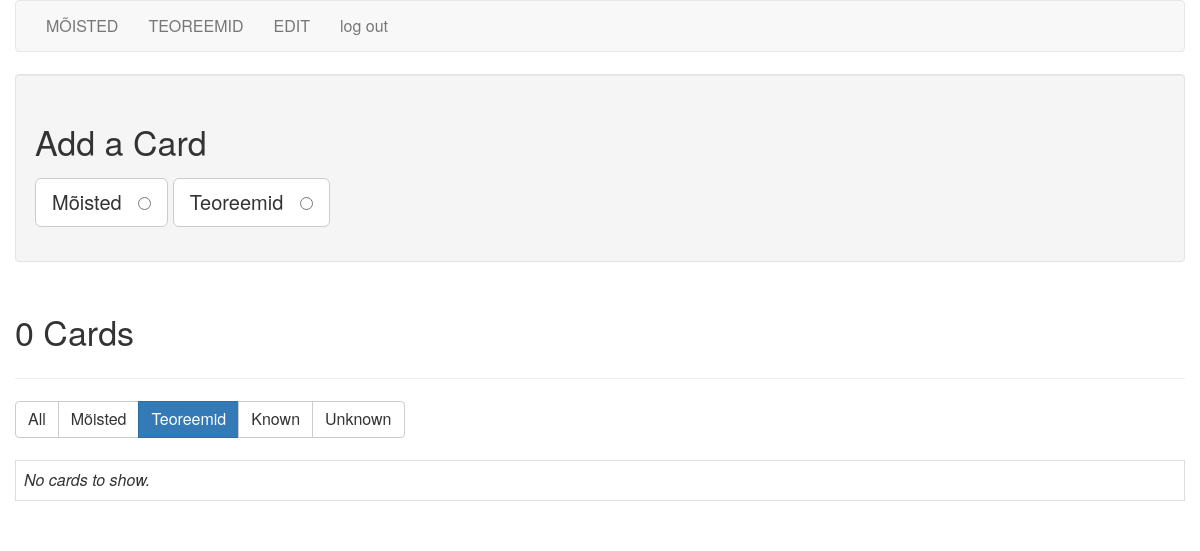
/filter_cards/code (signed in), run on an earlier commit of the app's database.
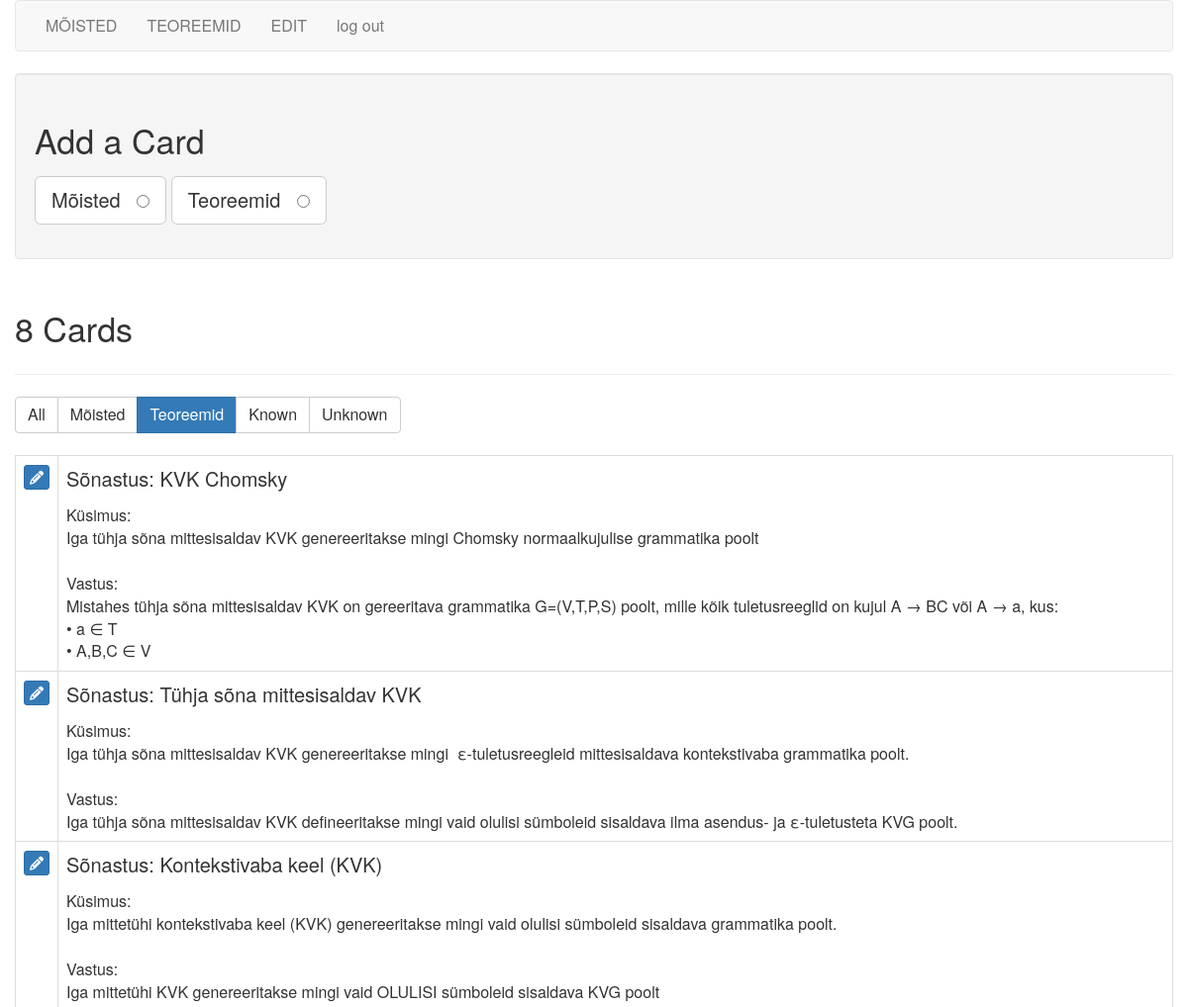
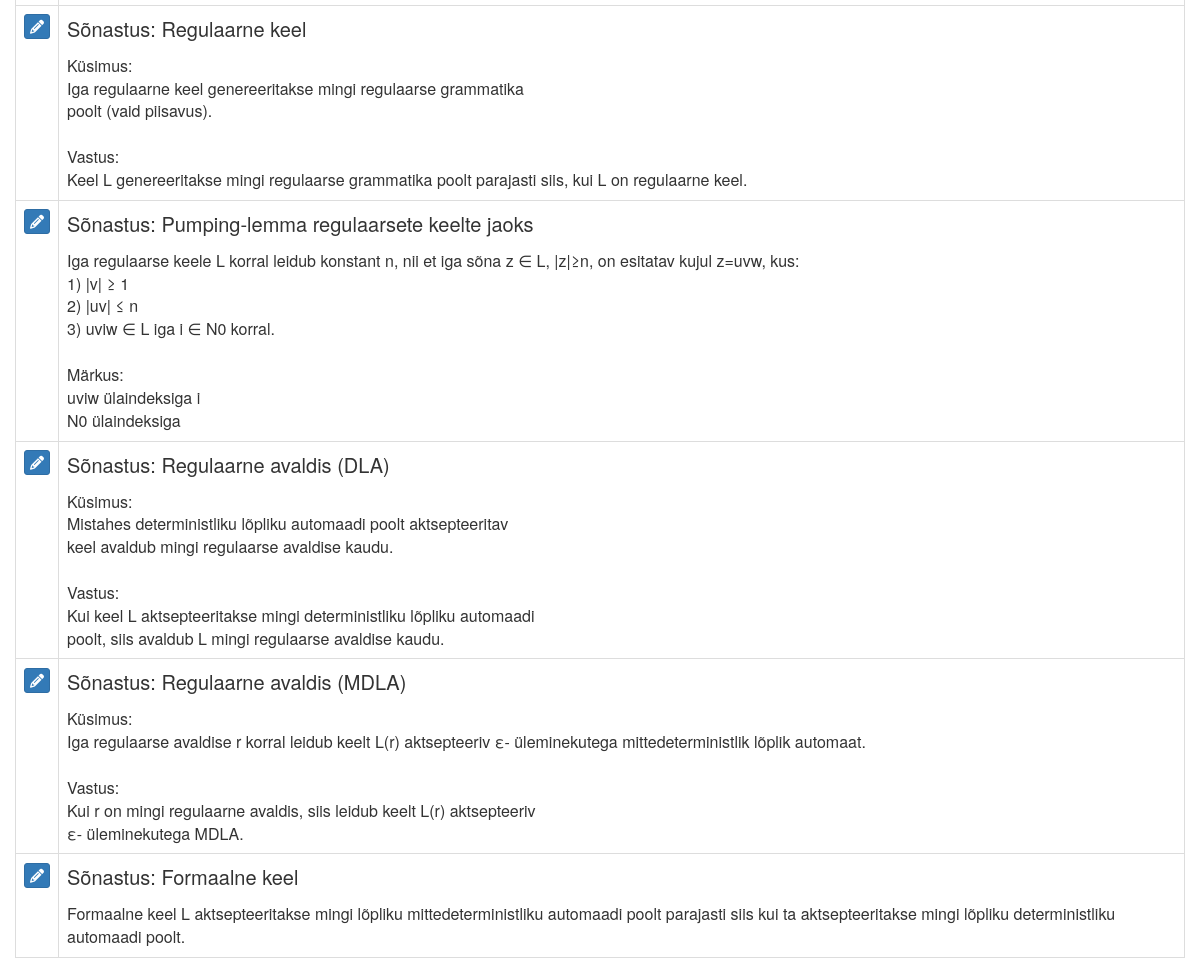
And on a later commit of the database (2 pictures, top to bottom).
### tables this page shows
CREATE TABLE cards (
  id integer primary key autoincrement,
  type tinyint not null, /* 1 for vocab, 2 for code */
  front text not null,
  back text not null,
  known boolean default 0
);

### flash_cards.py (the view)
@app.route('/filter_cards/<filter_name>')
def filter_cards(filter_name):
    if not session.get('logged_in'):
        return redirect(url_for('login'))
    filters = {
        "all": "where 1 = 1",
        "general": "where type = 1",
        "code": "where type = 2",
        "known": "where known = 1",
        "unknown": "where known = 0",
    }
    query = filters.get(filter_name)
    if not query:
        return redirect(url_for('cards'))
    db = get_db()
    fullquery = "SELECT id, type, front, back, known FROM cards " + query + " ORDER BY id DESC"
    cur = db.execute(fullquery)
    cards = cur.fetchall()
    return render_template('cards.html', cards=cards, filter_name=filter_name)

### flash_cards.py (called while the page is built)
def connect_db():
    rv = sqlite3.connect(app.config['DATABASE'])
    rv.row_factory = sqlite3.Row
    return rv

def get_db():
    if not hasattr(g, 'sqlite_db'):
        g.sqlite_db = connect_db()
    return g.sqlite_db

### templates/cards.html (shortened to what this page needs)
{% extends "layout.html" %}
{% block body %}
    <div class="well editPanel">
        <h2>Add a Card</h2>
        <form action="{{ url_for('add_card') }}" method="post" class="cardForm">
            <div class="form-group">
                <label for="general" class="toggleButton btn btn-default btn-lg">Mõisted &nbsp;
                    <input type="radio" name="type" value="1" id="general"/>
                </label>
                <label for="code" class="toggleButton btn btn-default btn-lg">Teoreemid &nbsp;
                    <input type="radio" name="type" value="2" id="code"/>
                </label>
            </div>
        </form>
    </div>
    <div class="page-header">
        <h2>{{ cards|length }} Card{{ '' if (cards|length == 1) else 's' }}</h2>
    </div>
    <div class="btn-group btn-group-md" role="group" aria-label="filters">
        <a href="{{ url_for('filter_cards', filter_name="all") }}"
           class="btn btn-{{ "primary" if filter_name == "all" else "default" }}">All</a>
        <a href="{{ url_for('filter_cards', filter_name="general") }}"
           class="btn btn-{{ "primary" if filter_name == "general" else "default" }}">Mõisted</a>
        <a href="{{ url_for('filter_cards', filter_name="code") }}"
           class="btn btn-{{ "primary" if filter_name == "code" else "default" }}">Teoreemid</a>
        <a href="{{ url_for('filter_cards', filter_name="known") }}"
           class="btn btn-{{ "primary" if filter_name == "known" else "default" }}">Known</a>
        <a href="{{ url_for('filter_cards', filter_name="unknown") }}"
           class="btn btn-{{ "primary" if filter_name == "unknown" else "default" }}">Unknown</a>
    </div>
    <br/>
    <br/>
    <table class="table table-bordered">
        {% for card in cards %}
            <tr>
                <td>
                    <a href="{{ url_for('edit', card_id=card.id) }}" class="btn btn-xs btn-primary"><i
                            class="fa fa-pencil" aria-hidden="true"></i></a>
                </td>
                <td class="cardContent">
                    <h4>
                        {% if card.type == 1 %}
                            {{ card.front }}
                        {% else %}
                            Sõnastus:&nbsp;{{ card.front }}
                        {% endif %}
                    </h4>
                    {{ card.back|replace("\n", "<br />")|safe }}
                </td>
            </tr>
        {% else %}
            <tr>
                <td>
                    <em>No cards to show.</em>
                </td>
            </tr>
        {% endfor %}
    </table>
{% endblock %}

### templates/layout.html (shortened to what this page needs)
<!doctype html>
<html>
<head>
    <link rel=stylesheet type=text/css href="{{ url_for('static', filename='bootstrap.min.css') }}"/>
    <link rel=stylesheet type=text/css href="{{ url_for('static', filename='style.css') }}"/>
</head>
<body>
<div class="container">
    <div class="row">
        <nav class="navbar navbar-default">
            <div class="container">
                <div class="row">
                    <div class="collapse navbar-collapse">
                        <ul class="nav navbar-nav">
                            {% if session.logged_in %}
                                <li><a href="{{ url_for('general') }}">MÕISTED</a></li>
                                <li><a href="{{ url_for('code') }}">TEOREEMID</a></li>
                                <li><a href="{{ url_for('cards') }}">EDIT</a></li>
                                <li><a href="{{ url_for('logout') }}">log out</a></li>
                            {% else %}
                                <li><a href="{{ url_for('login') }}">log in</a></li>
                            {% endif %}
                        </ul>
                    </div>
                </div>
            </div>
        </nav>
        {% block body %}{% endblock %}
    </div>
</div>
</body>
</html>

### static/style.css (style rules this page uses)
.cardContent h4 { margin-top: 0; }
.navbar-collapse.collapse { display: block !important; }
.navbar-nav > li, .navbar-nav { float: left !important; }

What changed in the data, as far as the page shows it:
added cards: front "KVK Chomsky", back "Küsimus: Iga tühja sõna mittesisaldav KVK genereeritakse mingi Chomsky normaalkujulise grammatika poolt Vastus: Mistahes tühja sõna mittesisaldav KVK on gereeritava grammatika G=(V,T,P,S) poolt, mille kõik tuletusreeglid on kujul A → BC või A → a, kus: • a ∈ T • A,B,C ∈ V"
added cards: front "Tühja sõna mittesisaldav KVK", back "Küsimus: Iga tühja sõna mittesisaldav KVK genereeritakse mingi \u000fε-tuletusreegleid mittesisaldava kontekstivaba grammatika poolt. Vastus: Iga tühja sõna mittesisaldav KVK defineeritakse mingi vaid olulisi sümboleid sisaldava ilma asendus- ja ε-tuletusteta KVG poolt."
added cards: front "Kontekstivaba keel (KVK)", back "Küsimus: Iga mittetühi kontekstivaba keel (KVK) genereeritakse mingi vaid olulisi sümboleid sisaldava grammatika poolt. Vastus: Iga mittetühi KVK genereeritakse mingi vaid OLULISI sümboleid sisaldava KVG poolt"
added cards: front "Regulaarne keel", back "Küsimus: Iga regulaarne keel genereeritakse mingi regulaarse grammatika poolt (vaid piisavus). Vastus: Keel L genereeritakse mingi regulaarse grammatika poolt parajasti siis, kui L on regulaarne keel."
added cards: front "Pumping-lemma regulaarsete keelte jaoks", back "Iga regulaarse keele L korral leidub konstant n, nii et iga sõna z ∈ L, |z|≥n, on esitatav kujul z=uvw, kus: 1) |v| ≥ 1 2) |uv| ≤ n 3) uviw ∈ L iga i ∈ N0 korral. Märkus: uviw ülaindeksiga i N0 ülaindeksiga"
added cards: front "Regulaarne avaldis (DLA)", back "Küsimus: Mistahes deterministliku lõpliku automaadi poolt aktsepteeritav keel avaldub mingi regulaarse avaldise kaudu. Vastus: Kui keel L aktsepteeritakse mingi deterministliku lõpliku automaadi poolt, siis avaldub L mingi regulaarse avaldise kaudu."
added cards: front "Regulaarne avaldis (MDLA)", back "Küsimus: Iga regulaarse avaldise r korral leidub keelt L(r) aktsepteeriv ε-\u000füleminekutega mittedeterministlik lõplik automaat. Vastus: Kui r on mingi regulaarne avaldis, siis leidub keelt L(r) aktsepteeriv ε-\u000füleminekutega MDLA."
added cards: front "Formaalne keel", back "Formaalne keel L aktsepteeritakse mingi lõpliku mittedeterministliku automaadi poolt parajasti siis kui ta aktsepteeritakse mingi lõpliku deterministliku automaadi poolt."
Also different on the page:
{{ cards|length }}: "0" → "8"
text no longer shown: "No cards to show."
